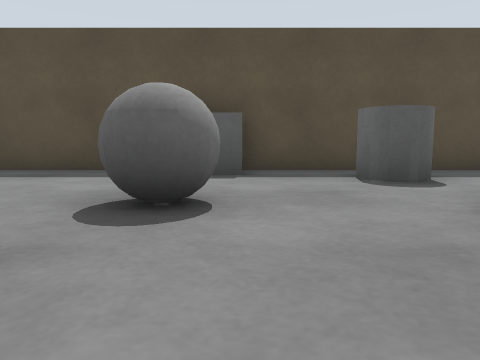
View 1 (above)

12 first-person views from a walk through a world built for the Gazebo simulator. The camera is 0.5 m above the floor, tilts 6° down and sees 70° across. The floor is counted in squares, 1 m on a side. Each view is taken from the middle of a square. On the plan, view 1 faces up. The plan holds only what a view shows up to about 9 squares ahead; the rest is blank. The robots in the file are not drawn. Surface patterns are stand-ins for the level's own textures.

View 2
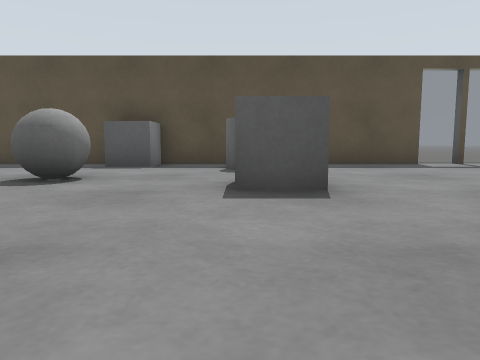

View 3
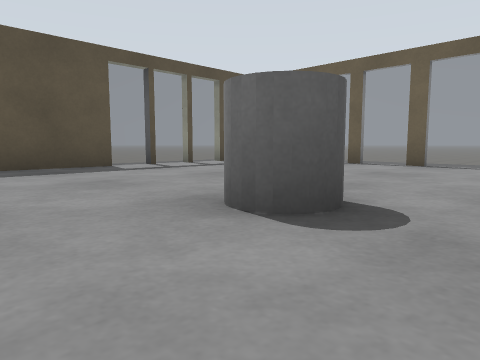

View 4
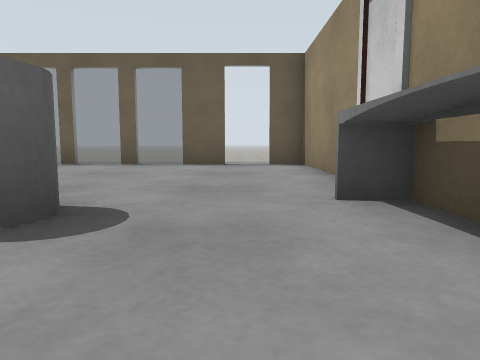

View 5
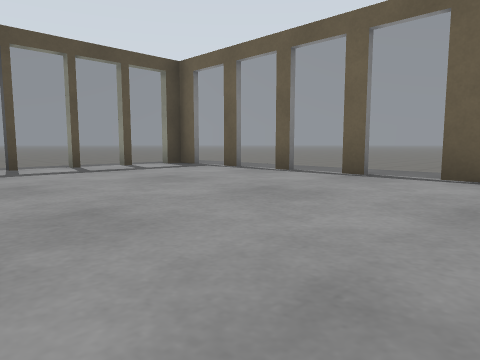

View 6
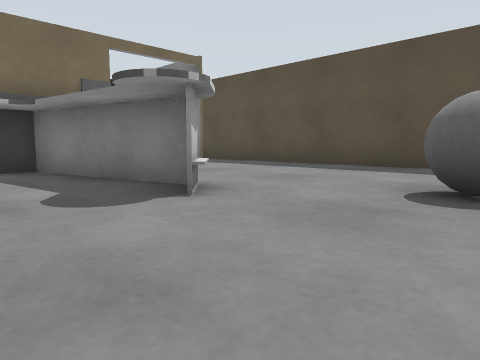

View 7
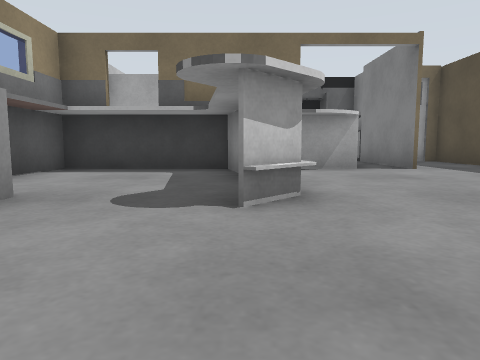

View 8
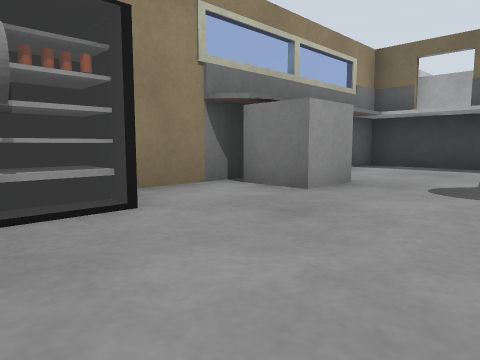

View 9
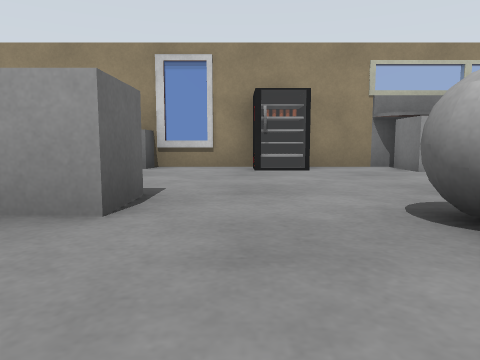

View 10
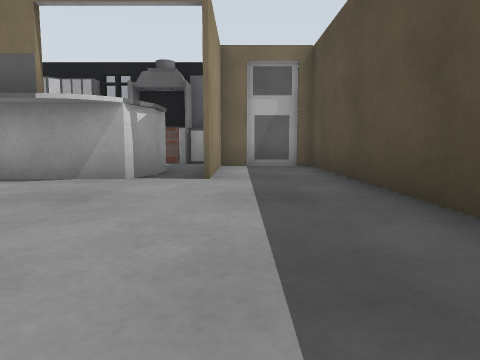

View 11
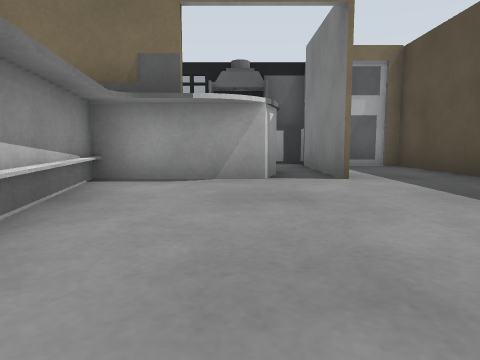

View 12
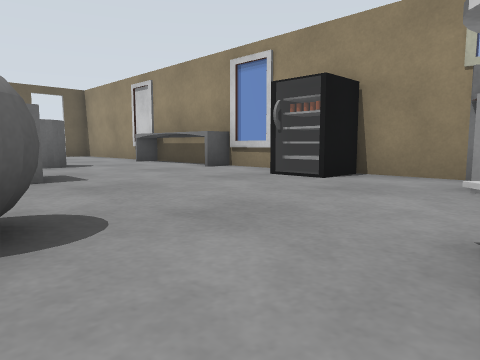

### Floor plan
Key: @ floor where view 1 was taken; # wall or solid block; . main floor; - floor 0.2 m lower than the main floor; = window, fence, low wall or low ledge; B grey box; C grey cylinder; G grey ball.
Columns run from 11 left of view 1 to 13 right of it. Each row starts with its distance up from view 1.
  7  #################====#
  6  #........BB..........=.
  5 ##...........C........=.
  4 #####.................=.
  3 #  ##.....GG..........=.-
  2 #   #........BB.......=.-
  1 #   #####.......CC....=.-
  0 #   ##.....@..........#
 -1   ####..B..............
 -2   ######B#.=..====....#
 -3          ######  ######

Where each view was taken, in squares from view 1:
view 1: 0 up, 0 right, facing up
view 2: 2 down, 2 right, facing up
view 3: 1 down, 3 right, facing up-right
view 4: 1 down, 3 right, facing right
view 5: 1 down, 6 right, facing up-right
view 6: 1 down, 0 right, facing up-left
view 7: 1 up, 0 right, facing left
view 8: 1 up, 1 right, facing down-left
view 9: 5 up, 1 right, facing down
view 10: 5 up, 2 left, facing left
view 11: 3 up, 2 left, facing left
view 12: 3 up, 3 left, facing down-right
